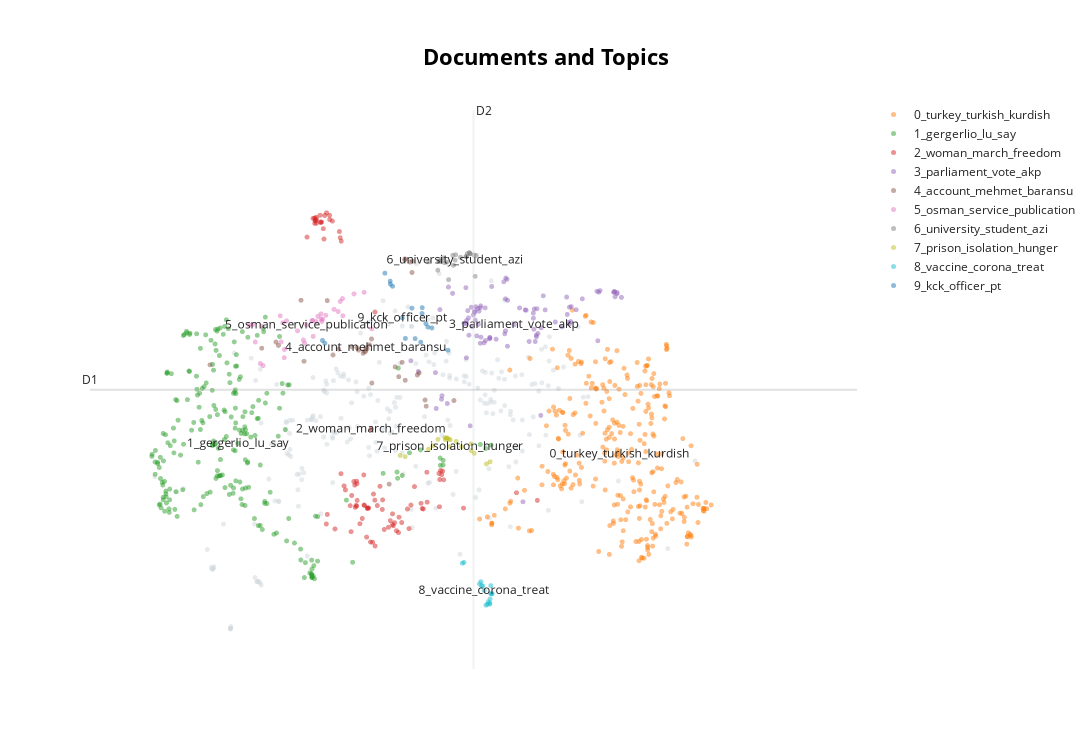

The notebook cell this image was saved under:
### Code cell
model.visualize_documents(tweets_sub)

### Figure 1 — Plotly figure (JSON) as saved in the notebook; plotly's stock layout.template omitted (floating-point values rounded to 4 significant figures; data arrays with more than 128 entries replaced by an {"elided": "..."} marker saying what was removed)
{"data": [{"hoverinfo": "text", "hovertext": {"elided": "226 str values"}, "marker": {"color": "#CFD8DC", "opacity": 0.5, "size": 5}, "mode": "markers+text", "name": "other", "showlegend": false, "type": "scattergl", "x": {"elided": "226 float values"}, "y": {"elided": "226 float values"}}, {"hoverinfo": "text", "hovertext": {"elided": "279 str values"}, "marker": {"opacity": 0.5, "size": 5}, "mode": "markers+text", "name": "0_turkey_turkish_kurdish", "text": {"elided": "279 str values"}, "textfont": {"size": 12}, "type": "scattergl", "x": {"elided": "279 float values"}, "y": {"elided": "279 float values"}}, {"hoverinfo": "text", "hovertext": {"elided": "233 str values"}, "marker": {"opacity": 0.5, "size": 5}, "mode": "markers+text", "name": "1_gergerlio_lu_say", "text": {"elided": "233 str values"}, "textfont": {"size": 12}, "type": "scattergl", "x": {"elided": "233 float values"}, "y": {"elided": "233 float values"}}, {"hoverinfo": "text", "hovertext": ["thank god c c martyr lose bitlist wish patience family", "happy international woman day especially halise aksoy march international woman day", "compa era compa era detain disappear present forever march", "haukur hilmarsson haukur hilmarsson official music video haukur hilmarsson haukur hilmarsson official music video", "message write register fascist origin nonsense news dark focus call oda tv right", "new step arab intellectual introduce leader calan idea freedom", "thousand martyr thousand cadre thousand sympathizer mile people fight freedom year", "leader apo red line state uninterrupted resistance heavy isolation year lawyer immediately", "freedom selahattin demirta tumsiyasitutsaklara zg rl k", "erzincan leader apo brings salvation humanity", "derya devrim rman martyr guerrilla dersim demet taner martyr city happy march htt", "war war hope future difficult answer finish history", "time freedom president apo freedom ocalan", "march message kkb k g fighter ye ilg z call war patriarchy enlarge full video website", "kobane defeat terrorism steadfastness amp show brave fighter stick land amp history repelli", "tkp ml central committee remember respect immortalize revolution keep promise", "sign petition leader apo freedom video lecture freedom ocalan signature link", "let remember news deprive mehmet baransu freedom year make note history freedom mehmet baransu free", "sseldorf since morning day long march freedom abdullah calan", "hour ago police officer name cahit demir march towards truth netherlands land exile rest peace mecca", "ypj fighter people shekhmakhsud district aleppo celebrate march great excitement ypj", "people world take care child anger chilean people rebel injustice fire", "action woman z rich switzerland occasion march international work woman day despite police attack", "ecr start woman month action campaign solidarity kurdish woman movement", "fight end", "year ago", "woman assembly northern eastern syria remember martyr march uprise promise continue resistance", "rajin nujiyan become part woman resistance", "live alive comrade si ate march immortality commemorates year longing gratitude respect front memory", "burning woman army take picture front ever see anything like", "ypj celebrate march great ceremony ypj fighter hesek celebrate woman day great ceremony march c", "issue embrace citizen brother destroyed mfg", "kkb k g barricade paris commune soviet uprise zapatista woman sandinista militant filis", "field march place musa anter park time", "freedom receive news end freedom mehmet baransu", "political prisoner regensburg germany dr freedom banu b kavc", "march woman history month picture take new york around innocent woman baby", "freedom calan time come freedom calan", "another valiant flew away land may lord treat mercy place heaven rank firdevs", "stay glory oppressor humiliation oppress pa away left court k bra bsn", "ypg ypj", "dollar yigit bulut dollar yigit bulut", "kjk community woman kurdistan declares new era begin uprise woman", "south kurdistan woman already take field march international work woman day march woman day", "today english trade union announce newspaper freedom ocalan dem dema", "march huge march act memory truth justice", "february five life fight", "internationalist revolutionary anarchist fighter haukur hilmarsson martyr rojava commemorate prosfikiga", "god sake difference freedom sin bullshit metin k l nk say december", "excuse guy swallow reset tape shoe box money counter montage dub coup", "woman show work click", "warrior leader apo", "struggle freedom destroy fascism hdph people calan red line gergerlio lu alone b r ber apo jiyan n", "bow respectfully memory perihan pulat", "partisan grieve loss comrade dursun akt veteran worker revolution ht", "fit unidad political force denounces million active ingredient produce p", "yezidi woman fighter defend community isi go raqqa alongside sdf free abducte", "emphasis woman pkk program kdp program ynk program word female", "main definition opening session spoiler alert worker retiree woman", "january publication revolution communism martyr commemorate youtube channel name remember immortal january", "erzincan leader apo ensures salvation humanity alternative link", "announce guerrilla gelhat zindan martyr hpg say matter price compromise struggle", "march nepali woman katkar news shinyar pay z silemani", "hope togetherness limited social medium united fascist order defeat dissidentskolkola", "february mentality power even violently day hundred time today top", "calan red line young people berlin street leader calan", "today internationalist people rojava come together diversity commemorate martyr", "let forget woman whose year life steal prison happy woman day selam irmak", "first seminar history significance march international woman day held shadade region", "woman give strength universe work resist jin jiyan azadi martdunyakadinlargunu woman day", "islamist nationalist fascist brotherhood", "interview tkp ml mk mo h member way fight way liberation fight", "remember fall friend martyr ava teko g ne ivana hoffmann give life defend rojava bruta", "year march put dot history one night morning today", "tkp ml kkb organize struggle bring end fascism party exploitation", "patience surrender fight", "comprehensive virtual protest ever woman right turkey march thousand join un", "gentleman loyal follower community", "nelson mandela", "sultan throne mercy whose mercy front wrath forgive u", "call lowly pro medium provoke youth bosphorus yesterday fun snow martyr photo", "celebration year paris commune want recall main event acknowledge influence revolutionary", "march", "another kurdish woman nominate election held netherlands march sociologist serpil ate candidate green left", "woman amed thousand greeting imrali alternative link", "wave red flag marxism carry land emeni greek revolutionary organization mustafa suphi mar", "international feminist day struggle also markes begin overthrow czar russia", "socialist worker digital issue new issue socialist worker newspaper march international woman day file armenian", "remember koban ar n rkhan freedom fighter", "pablo hasel libertad pablo hasel pablo hasel victory forget forgive", "congratulate woman day female brother sister especially victim oppress sister", null], "marker": {"opacity": 0.5, "size": 5}, "mode": "markers+text", "name": "2_woman_march_freedom", "text": ["", "", "", "", "", "", "", "", "", "", "", "", "", "", "", "", "", "", "", "", "", "", "", "", "", "", "", "", "", "", "", "", "", "", "", "", "", "", "", "", "", "", "", "", "", "", "", "", "", "", "", "", "", "", "", "", "", "", "", "", "", "", "", "", "", "", "", "", "", "", "", "", "", "", "", "", "", "", "", "", "", "", "", "", "", "", "", "", "", "", "", "2_woman_march_freedom"], "textfont": {"size": 12}, "type": "scattergl", "x": [7.439, 6.978, 8.304, 8.144, 8.211, 8.528, 8.023, 7.547, 8.553, 7.676, 7.944, 7.429, 8.318, 7.594, 7.513, 7.823, 7.732, 8.361, 8.125, 8.168, 9.705, 7.5, 7.003, 7.119, 7.354, 7.316, 7.212, 7.083, 7.819, 7.32, 6.904, 7.508, 7.639, 7.73, 8.542, 8.509, 7.002, 8.365, 7.244, 7.151, 9.451, 8.807, 7.141, 7.063, 8.566, 7.791, 7.485, 8.016, 8.518, 8.514, 7.018, 7.629, 7.576, 7.954, 7.917, 7.602, 7.308, 7.298, 7.11, 7.712, 7.702, 7.969, 7.07, 7.597, 7.511, 7.944, 7.991, 7.017, 7.009, 6.997, 7.759, 7.447, 7.895, 7.473, 7.647, 7.371, 7.178, 7.49, 8.291, 7.139, 7.843, 7.728, 7.507, 7.18, 7.102, 7.653, 7.019, 7.07, 8.055, 7.637, 6.996, 7.684], "y": [5.022, 9.352, 5.341, 5.065, 5.645, 5.868, 5.222, 5.131, 5.858, 4.879, 5.12, 5.382, 5.336, 5.806, 5.454, 5.461, 4.824, 5.844, 5.335, 5.389, 5.454, 5.384, 9.345, 9.392, 5.654, 5.824, 9.315, 9.301, 5.329, 9.037, 9.094, 5.376, 5.35, 8.057, 5.811, 5.827, 9.321, 5.43, 5.06, 5.261, 5.56, 5.347, 9.429, 9.395, 5.739, 5.649, 5.665, 5.01, 5.743, 5.367, 9.284, 4.947, 5.204, 5.103, 5.174, 5.385, 9.085, 9.17, 9.067, 5.542, 4.876, 5.146, 9.296, 5.39, 5.685, 5.268, 5.035, 9.367, 9.318, 9.284, 5.383, 5.522, 5.083, 5.715, 5.35, 5.599, 9.395, 5.358, 5.413, 5.128, 5.053, 5.458, 5.72, 9.336, 9.21, 5.347, 9.332, 9.301, 5.148, 5.342, 9.358, 6.44]}, {"hoverinfo": "text", "hovertext": ["else would person alzheimer say court even state defend yusuf bekmezci emergency evacuation", "today want share scandalous document truest sense word date september ipek university cover decree", "covid france avoid new lockdown close border non eu country", "asr n law office cpt ensures permanent maintece mral torture system", "decease judge expel decree teacher expel decree reinstate death manisa k", "mer faruk gergerlio lu say come headscarf take people underwear dismiss parliament", "trial former police officer derek chauvin kill george floyd suffocate continue", "court decision announce earlier month hasan tun sentence year month prison member fet nord", "look humility german president steinmeier chancellor merkel prof u ur ahin dr zlem reci ar", "accord supreme court order person member organization must submit hierarchy organization", "woman take cloth dust glass danish prime minister mette frederiksen cleaner helper house eat", "emine enya ar launch sit protest front courthouse urfa demand justice husband", "hdp chair pervin buldan met deva chair ali babacan ankara conversation", "document arrest disappearance least person afrin include woman infant since begin february", "dihok dam worker could receive salary declare strike say go work salary paid", "specialist doctor expel decree physician person whose life base soul human right year", "believe statement bursa chief prosecutor office stop free leader apo remain silent", "first share petition compensation friend say use term f petition would receive good money", "strong criticism european union immigration policy council", "foreign affair committee federal parliament examine motion resolution call", "search naked meanness torture attack human dignity lawyer ezgi nalan take custody bosphorus protest", "think apologize leave amicably occupy important position country fail", "application meeting abdullah calan lawyer", "announcement write letter suit behind scene right accusation", "selami kuran member board sentence u dismissal marmara decision board majority vote", "hpd grocery store disappear turn hdp third party country vote million citizen", "erdo ground melt voter lose tends gather power increase pressure collapse economy loss vote", "starmer plan oppose corporation tax rise grotesque ex labour chair say", "nude search bo azi student understood oppose nude search altogether", "many friend detain different point action arrest friend bosphorus", "akp become big scourge country akp parliamentarian include president parliament like hitler respect country", "unfortunately shame five ten shirt much people country political life b", "r fat roni ilan elmas kan elect co chair med der held 2nd ordinary congress", "today hdp supporter reign cruelty end sooner later people vekili g zalt nda", "selahattin sentence year month prison today word", "may single shameful article publish year history", "fear future shellfish firm brexit export ban", "demirta swear hold accountable everything law", "arrest leyla guven continuation international conspiracy", "unfortunately true event exaggerated medium cevdet executive authority service", "emine enya ar launch sit protest front courthouse urfa demand justice detain", "pathetic antic eric trump criticises scottish debate family golf course golf guardian", "together mother demand justice mother take custody question murderer state hospital", "perpetrator parliament mother front court son partner ibrahim halil yildiz representative akp", "hdp youth council member nal detain", "know stupid stupid someone power year announce human right action plan still expectation", "emine enya ar kurdish mother seek justice murder family gang akp mp", "la matanza libertad rafael repression arbitrary arrest arm cause try teach", "arrest warrant issue tja term spokesperson ay e g khan woman struggle freedom imprison arrest", "trust scott morrison government deal climate change face climate emergency climate action auspol", "zlem zengin say exist naked search prison come parliamentary report", "patient wait death teacher decree law evacuation", "announcement mother son resist akp fascism front urfa courthouse wife two son become hdp member", "never mind soylu mother still head district party focus much depravity victim degenerate", "sister would get vote country opposition ran election alone dollar collapse oy bizim tercih bizim", "honorable woman apologizes resigns concrete fact thrown face new actor", "know murderer murderer member akp deputy parliamentary justice committee", "law state claim state place live back rob persecute", "year prison dbp member kandemir", "decree law academician assoc dr mustafa camas samsun", "wednesday march start court cassation examines appeal general prosecutor office lyon acquittal twice", "stand behind every word article ask aggravate life sentence year", "quarter brit believe brexit go well far poll lbc", "ekrem dumanl hidayet karaca detain petition start hasan cemal kadri g rsel ah", "break court order show boris johnson mislead parliament covid contract goodlawproject", "let ask akp mhp dismiss gergerlio lu mandate groom deputy albayrak miss since november go parliament month", "brother kadri sancar prison since december year old sentence many year file supreme court", "fact clean truly religious conservative honest lose human feeling dirty politics akp", "unfortunately another truth issue nude search woman subject torture spouse", "statement become must release everyone imprison fet nonsense already far", "akp chp think hdp close hdp voter go vote", "dishonest hold justice developrime ministerent party responsible betrayal account supreme court state bah eli", "meeting u secretary state avu lu say also talk f go official statement usa", "justice action enya ar family continue", "political genocide jiyan ta lead member democratic society congress dtk today sentence", "run election chris aalberts interview bicultural candidate house representative today raoul boucke", "selahattin demirta many many democratically elect hdp p amp mayor kidnappe", "group watch justice parliament left group room make ablution police army", "nedim ener say vote hdp mean pkk kalashnikov bullet mean million people shoot bullet", "vote brexit sean amp grady", "brexit catastrophic fishing industry also red herring distract damage elsewher", "asr n law office allegation serious communication mral establish soon possible", "entop give permission police take gergerlio lu parliament speaker mustafa en akp", "instead prepare announce deceptive human right action plan government complies e ct hr decision elect demirta kavala", "let oppose unlawful dismissal mer faruk gergerlio lu deputy unfair unlawful system", "poster hung last municipal election despite many year pas see poster today", "let tell eu lock u government interpret brexit keep foreign ou", "brought slipper pajama parliament police station make wait hour try discredit", "case may fall within scope enforce disappearance investigate", "u ur call municipality elect vote people say right justice law fulfill requirement", null], "marker": {"opacity": 0.5, "size": 5}, "mode": "markers+text", "name": "3_parliament_vote_akp", "text": ["", "", "", "", "", "", "", "", "", "", "", "", "", "", "", "", "", "", "", "", "", "", "", "", "", "", "", "", "", "", "", "", "", "", "", "", "", "", "", "", "", "", "", "", "", "", "", "", "", "", "", "", "", "", "", "", "", "", "", "", "", "", "", "", "", "", "", "", "", "", "", "", "", "", "", "", "", "", "", "", "", "", "", "", "", "", "", "", "", "", "3_parliament_vote_akp"], "textfont": {"size": 12}, "type": "scattergl", "x": [9.342, 8.167, 9.53, 8.902, 8.927, 9.692, 8.95, 8.915, 9.336, 8.836, 9.712, 9.124, 10.1, 9.019, 8.52, 8.868, 8.979, 8.674, 10.73, 9.07, 8.475, 9.321, 9.747, 9.149, 8.939, 10.12, 10.18, 10.47, 8.545, 8.955, 10.11, 9.663, 9.923, 10.07, 8.873, 8.257, 10.64, 9.777, 9.129, 8.858, 9.073, 10.67, 9.056, 9.308, 9.568, 10.25, 9.204, 8.624, 8.967, 10.45, 8.61, 8.812, 9.8, 9.656, 9.657, 9.297, 9.317, 9.343, 8.844, 8.943, 8.995, 8.466, 10.64, 9.011, 10.43, 9.75, 8.844, 10.0, 8.539, 8.842, 10.1, 9.318, 10.44, 9.126, 9.605, 9.7, 9.668, 8.888, 10.08, 10.63, 10.68, 9.016, 9.679, 10.06, 9.01, 9.557, 10.65, 9.694, 8.987, 9.489, 9.422], "y": [7.585, 7.384, 5.435, 8.124, 8.017, 7.738, 7.946, 7.855, 8.51, 8.395, 7.762, 7.688, 7.893, 7.711, 8.092, 7.977, 8.106, 8.316, 8.26, 8.116, 6.725, 8.527, 6.629, 8.411, 8.069, 8.133, 8.089, 8.354, 6.901, 8.132, 7.926, 7.821, 7.92, 8.025, 7.737, 7.236, 8.337, 8.282, 7.698, 8.077, 7.664, 8.311, 7.632, 7.757, 8.083, 8.241, 7.683, 8.403, 7.728, 8.332, 6.793, 7.9, 8.088, 8.043, 7.973, 8.476, 7.797, 8.219, 7.939, 8.054, 8.071, 7.221, 8.342, 7.626, 8.345, 7.84, 7.897, 7.853, 6.852, 7.426, 8.125, 8.24, 7.66, 7.708, 7.65, 8.104, 8.1, 6.485, 7.915, 8.33, 8.327, 8.143, 7.65, 8.264, 8.117, 8.087, 8.269, 7.716, 7.887, 8.115, 7.882]}, {"hoverinfo": "text", "hovertext": ["follow account clear objective information medium defense area", "transcript entire new bamteli chat also add page verse hadith prayer word name chat list", "maarif foundation become global brand school seize country", "youth behalf future conversation last night fethullah g len hocaefendi mostly high school university student", "excite partner bring new online course youth basketball player across world", "like comment tt please either tweet retweet ver rkiye gazi hapiste", "co chair youth sport authority indicate process issue sport magazine establish summer youth camp northern level", "ri sale nur lesson watch previous video lem alar lesson live tsi every wednesday", "new bamteli service tirans world", "unfollowing anyone rt tweet anl yonmu", "komalen jinen ciwan sitesinin resmi hesb r supporterseniz seviniriz official account komalen jinen ciwan pish", "think unfollowed mistake understand course easy secret follower current follower", "useless utter word country journalist handcuffed mehmet baransuya zg rl k free mehmet ba", "fighter say give u camera film course accept go away", "course coordination take account national regional even international condition always necessary", "one account get reliable information conflict guerilla gar", "like mascot viewer meyye cebe make personalize amigurumi toy thankfully make", "free future reporter taylan zta medyascope tv reporter zge elvan alinteri reporter zarife amalan havin zcan", "take write truth mehmet baransuya zg rl k free mehmet baransu", "journalist ahmet nmez prince darkness community community prepared july step step", "journalism never crime democracy free mehmet baransu", "odatv pillar mamo lu new medium project fuat ugur ahval", "dear friend account take usurper dm message sent friend", "demirta actually erdo u met pkk calan kronos news independent news site", "please share rt", "valuable comrade let support account guy", "trt mit series film hijack pek university agenda adem yavuz arslan metin kar", "kcki rademdir", "would like make call friend walk life reading tweet please woman right woman", "thank share without leave neighborhood mr", "follow account follow back canpazar samsun ci k", "duty journalist first enlighten society even difficult shine much light dark spot", "hurmuz dililsiz g n tag support share account", "say baransu ahmet k baransu journalism gnlkrmay also deny true", null], "marker": {"opacity": 0.5, "size": 5}, "mode": "markers+text", "name": "4_account_mehmet_baransu", "text": ["", "", "", "", "", "", "", "", "", "", "", "", "", "", "", "", "", "", "", "", "", "", "", "", "", "", "", "", "", "", "", "", "", "", "4_account_mehmet_baransu"], "textfont": {"size": 12}, "type": "scattergl", "x": [8.061, 6.831, 8.095, 8.185, 8.092, 7.22, 8.157, 6.867, 7.15, 7.634, 7.512, 7.6, 8.353, 7.976, 8.181, 8.267, 7.288, 7.614, 7.692, 8.69, 8.34, 7.449, 5.725, 7.663, 6.556, 7.903, 7.688, 7.587, 6.527, 6.353, 7.53, 8.098, 8.245, 8.019, 7.622], "y": [7.363, 8.221, 8.792, 8.762, 8.779, 7.465, 8.748, 7.377, 8.216, 7.548, 7.563, 7.518, 6.756, 7.3, 8.605, 7.216, 7.547, 7.511, 7.076, 6.834, 6.842, 7.576, 7.329, 7.606, 7.597, 5.679, 7.686, 7.487, 7.643, 7.558, 7.531, 7.114, 7.187, 7.164, 7.565]}, {"hoverinfo": "text", "hovertext": ["bedriye topa book story story publish vateyi publishing house name manewshi", "prof dr osman ahin write attack companion prof dr osman", "yusuf bekmezci acil tahliye", "reverend friend book summary start hour minute today first half teacher book fate road self", "interest word happen gar need analyze carefully particularly outside actor", "show world right content advertisement", "hope tayyip bey emine han lucky well", "hope name intercede separately ahmed mahmud ebu l ka muhammed mustafa muhibbi suleiman magnificent", "new publication service divide discussion lead act face happen", "yesterday say tayyar reference mr fethullah g len hocaefendi", "service face problem highly level productive discussion salaried person play role every disguise", "today three year since heval l ger n iya left u argentinian doctor cross half world st", "dear brother hussein baydar hero service nigeria sent eternity past week", "whoever think good natured show perfection know u like place duty shoulder thank abi", "unfortunately one elder brother sent son merciful mercy process still suffers madrasa yusufiye unfortunately old", "first story series half apple osman kaplan mustu publication", "new book rise fir emin osman uygur january", "thank interest wholesale answer question would like share follow note publishing house", "fine write sheryl sandberg sentence message team review page three year later yp", "azan lover ahmet kurt brother pas away service", "dear selahattin demirta", "every owner beauty perfection want see show beauty perfection bsn", "real estate website promote newly built expensive villa thrgh phrase history amp luxury intertwine ot", "osman im ek make sincere gentle fair modest statement event whose name mention god bless forever", "letter bediuzzaman say nursi ahdamar publication", "start dr dilara sayeed civic justice prophet today via", "guest program follower truth way truth mr remziye tosun hdp parliament diyarbak r tonight", "san pedro neighbor state vacant property jerico developrime ministerent llc play barney theme song", "far many reader ask wife pray receive complaint man sent email recently", "another important service publisher", "maradona hero pitch well thanks part benefit competition feth", "fatima al fihri born around ad kairouan tunisia found madrasa al qarawiy n fe morocco today", "sky series snowflake mustu publication", null], "marker": {"opacity": 0.5, "size": 5}, "mode": "markers+text", "name": "5_osman_service_publication", "text": ["", "", "", "", "", "", "", "", "", "", "", "", "", "", "", "", "", "", "", "", "", "", "", "", "", "", "", "", "", "", "", "", "", "5_osman_service_publication"], "textfont": {"size": 12}, "type": "scattergl", "x": [7.133, 6.964, 6.655, 7.084, 7.692, 7.233, 6.629, 6.61, 7.475, 6.788, 7.598, 6.336, 6.355, 6.628, 6.2, 7.037, 6.973, 7.307, 7.094, 6.274, 7.076, 6.874, 7.282, 6.59, 7.015, 6.979, 6.859, 7.34, 6.243, 7.335, 6.37, 6.578, 7.075, 6.899], "y": [8.012, 7.939, 7.937, 7.928, 7.826, 8.095, 7.54, 7.909, 8.309, 7.798, 8.33, 7.346, 7.862, 7.427, 7.879, 7.998, 7.944, 8.204, 7.958, 7.644, 7.96, 7.627, 8.065, 7.645, 7.926, 7.721, 7.672, 8.007, 7.883, 8.244, 7.318, 8.006, 8.032, 7.878]}, {"hoverinfo": "text", "hovertext": ["b ra konya music teacher education final year student sentence year year eye surgery cu", "south campus resistance continue front trusteeship rectorate student bakmas z bogazici susmayac", "protest appointment akp member melih bulu rector bo azi university student watch police hour", "melih bulu protest bosphorus student seal rectorate", "one bo azi university student kick stomach breath ashamed humanity", "bo azi handcuff student detain protest state impose akp member university rect", "seal student rectorate building bo azi university protest appointment akp member melih bulu rector", "daughter accepted third best university country related department", "b ra arrest senior music teacher detention year close eye surgery", "metu student stand people bosphorus look", "turkish police held rally istanbul appointment erdo favorite rector bo azi", "erdogan appoint rector akp bosphorus stood leader justice developrime ministerent party akp", "morning hundred student stood census ward live year also bo azi people among new information", "solidarity action bo azi student kad k dock university free u bogazici di", "want make press statement support bogazici university turkey b lent k l afp", "day ago turkey erdogan appoint rector istanbul bo azi university student university prot", "turkey istanbul student bo azi university demonstrate appointment administrator kayyu", "go school wear headscarf protest headscarf ban university ask day", "bosphorus rector forgotten three day country land scandal regime make new scandal society long", "gunaydin bogazici university stand side turkish student stand side jew u", "athens thousand student march greek parliament new democracy government new education bill", "close elite university overnight put staff teacher prison samsun basari university", "ankara administrative court found appointment one thousand branch manager ministry national education unlawful accord score oral exam interview", null], "marker": {"opacity": 0.5, "size": 5}, "mode": "markers+text", "name": "6_university_student_azi", "text": ["", "", "", "", "", "", "", "", "", "", "", "", "", "", "", "", "", "", "", "", "", "", "", "6_university_student_azi"], "textfont": {"size": 12}, "type": "scattergl", "x": [8.494, 8.712, 8.844, 8.853, 8.568, 8.685, 8.877, 8.603, 8.626, 8.537, 8.888, 8.962, 8.383, 8.51, 8.677, 8.885, 8.837, 8.508, 8.934, 8.575, 8.535, 8.771, 8.948, 8.705], "y": [8.636, 8.849, 8.822, 8.864, 8.808, 8.703, 8.88, 8.748, 8.505, 8.791, 8.863, 8.84, 8.751, 8.757, 8.842, 8.867, 8.826, 8.764, 8.846, 8.739, 8.757, 8.814, 8.552, 8.775]}, {"hoverinfo": "text", "hovertext": ["want innocent old people live difficult condition pain suffer die prison corner", "become representative every victim regardless identity want imprison unlawf", "lord oppress prisoner kidnap immigrant absent deprive job profession martyr", "call people say accept inhuman isolation imrali", "pkk pajk prisoner struggle continue leader free", "today hundred prisoner prison put body hunger strike isolation imrali society breathe", "important agenda prison resistance demand isolation leadership dungeon social", "people bring right people people imprison", "pkk leader abdullah calan despite lock prison island marmara sea lead democratic revolution", "yo plan build first jail mar something", "let insensitive day action soul hungry prison", "document shame people intubate communal cell documento", "th day hunger strike action aggravate isolation pkk leader abdullah calan", "hunger strike launch prisoner isolation pkk leader abdullah calan violation right prison", "painful illegal solitary prison last president resign", "third day hunger strike action prison", "lord easy attempt voluntary force migration give safety peace remain beautiful homeland fg", "lord integrate immigrant brother sister protect value learn language job profession", null], "marker": {"opacity": 0.5, "size": 5}, "mode": "markers+text", "name": "7_prison_isolation_hunger", "text": ["", "", "", "", "", "", "", "", "", "", "", "", "", "", "", "", "", "", "7_prison_isolation_hunger"], "textfont": {"size": 12}, "type": "scattergl", "x": [8.605, 8.719, 8.381, 8.435, 9.086, 8.644, 8.587, 8.582, 9.131, 8.602, 8.628, 8.496, 8.936, 8.901, 8.899, 8.785, 8.037, 8.098, 8.642], "y": [6.319, 6.27, 6.163, 6.21, 5.959, 6.294, 6.294, 6.32, 5.988, 6.313, 6.302, 6.298, 6.105, 6.142, 6.237, 6.196, 6.075, 6.059, 6.197]}, {"hoverinfo": "text", "hovertext": ["teacher leyman tiftik run faith koran service belgium treat intensive care due corona", "postpartum hacer arrest", "ersin one brother poland treat intensive care due corona please fatiha yasin ayetelkursi", "sister go uganda give birth nigeria caught corona could get daily intensive care", "fethullah hoca efendi second vaccine shot today", "artist friend one important performer kurdish music treat corona virus health status", "thank god finally half million vaccine come china finally towards middle month vaccine start shot", "look hospital room postpartum hacer arrest", "corona samsun type prison test prisoner samsun ci k positive person whose condition serious treat hospital", "coronavirus mutation also emerge finland vaccine resistance unknown", "vaccine egoism rich country developed country vaccine covid virus largely limited", "covid varient enough wish disease dysfunction divide diminish state", "coronavirus restriction texas lift wear mask longer mandatory", "million dollar go chinese vaccine", "coronavirus decision uefa cancel", "bin biontech vaccine disappear turkey", null], "marker": {"opacity": 0.5, "size": 5}, "mode": "markers+text", "name": "8_vaccine_corona_treat", "text": ["", "", "", "", "", "", "", "", "", "", "", "", "", "", "", "", "8_vaccine_corona_treat"], "textfont": {"size": 12}, "type": "scattergl", "x": [9.041, 8.793, 9.027, 9.002, 9.081, 9.139, 9.097, 8.812, 9.019, 9.13, 9.127, 9.155, 9.149, 9.108, 9.138, 9.126, 9.059], "y": [4.273, 4.586, 4.272, 4.3, 4.006, 4.276, 4.018, 4.597, 4.331, 4.091, 4.021, 4.166, 4.163, 4.051, 4.166, 4.035, 4.21]}, {"hoverinfo": "text", "hovertext": ["fi kret kaplan let master take initiative", "bet l kocaaslan clash police officer front school since january monday day po", "kck action must continued face face meeting r ber apo alternative link", "co chairman kck executive council cemil bayik evaluate detail step dem dema azadi say prisoner help", "krg like take credit advance woman empowerment leadership make aanes sdf order co", "kck claim leadership claim existence freedom", "kck ownership r ber apo must sustain", "dilek hatipo lu administrative investigation launch officer batter search naked medya haber", "united struggle force participation hdp deputy dil canbaz kaya gather ptt worker resistance sirkeci station", "melek pek meeting officer case file", "imprison nazl il cak give big support kavak time think like get", "blow assembly squirm front prof dr artwork karakas", "well understood kdp allow ronahi tv hewler", "kerem kanter point pt pt ft rebound assist rankingper last game", "nba vote ene kanter rt mean one vote", "success dialogue enks pynk goal agreement reach important interest", null], "marker": {"opacity": 0.5, "size": 5}, "mode": "markers+text", "name": "9_kck_officer_pt", "text": ["", "", "", "", "", "", "", "", "", "", "", "", "", "", "", "", "9_kck_officer_pt"], "textfont": {"size": 12}, "type": "scattergl", "x": [7.915, 8.422, 8.303, 8.374, 7.851, 7.918, 7.945, 8.286, 8.305, 8.35, 8.618, 8.219, 8.1, 7.092, 7.121, 8.18, 8.062], "y": [8.485, 7.838, 8.037, 7.85, 8.595, 8.444, 8.414, 7.641, 8.118, 7.898, 7.53, 7.691, 7.693, 7.666, 7.627, 8.111, 7.977]}], "layout": {"annotations": [{"showarrow": false, "text": "D1", "x": 4.265, "y": 6.984, "yshift": 10}, {"showarrow": false, "text": "D2", "x": 8.928, "xshift": 10, "y": 10.84}], "height": 750, "shapes": [{"line": {"color": "#CFD8DC", "width": 2}, "type": "line", "x0": 8.928, "x1": 8.928, "y0": 3.124, "y1": 10.84}, {"line": {"color": "#9E9E9E", "width": 2}, "type": "line", "x0": 4.265, "x1": 13.59, "y0": 6.984, "y1": 6.984}], "title": {"font": {"color": "Black", "size": 22}, "text": "<b>Documents and Topics", "x": 0.5, "xanchor": "center", "yanchor": "top"}, "width": 1200, "xaxis": {"visible": false}, "yaxis": {"visible": false}}}
